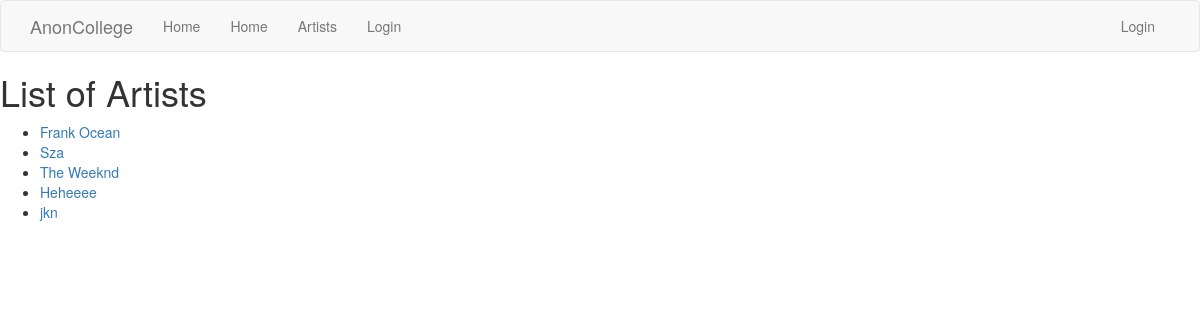
Page /artists on the earlier database version.
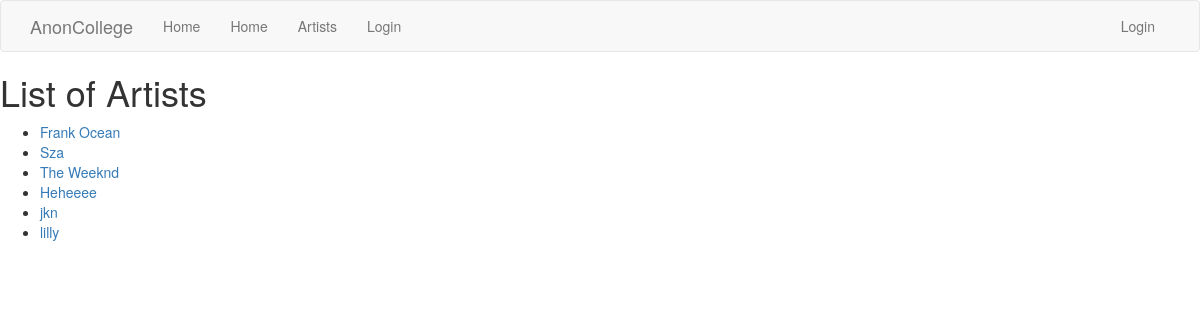
Same page on the later database version.
### app/models.py (models this page shows, shortened)
class Artist(db.Model):
    id = db.Column(db.Integer, primary_key=True, autoincrement=True)
    name = db.Column(db.String)
    hometown = db.Column(db.String)
    description = db.Column(db.String)
    artistToEvents = db.relationship("ArtistToEvent", backref="artist", lazy="dynamic")

### app/routes.py (the view)
@app.route('/artists')
def listOfArtists():
    my_artists = Artist.query.all()
    if my_artists is None:
        return render_template('404.html')
    return render_template('artists.html', title='listOfArtists', artists=my_artists)

### app/templates/artists.html
{% extends "base.html" %}
{% block app_content %}
    <h1>List of Artists</h1>
    <ul>
        {% for artist in artists %}
            <li>
             <a href="{{ url_for('artist', name=artist.name) }}">{{ artist.name }}</a>
            </li>
        {% endfor %}
    </ul>
{% endblock %}

Differences in the rows shown:
added Artist: name "lilly"
